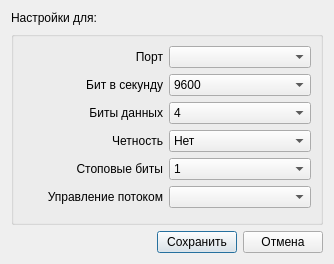
<?xml version="1.0" encoding="UTF-8"?>
<ui version="4.0">
 <class>SvSerialEditorDialog</class>
 <widget class="QDialog" name="SvSerialEditorDialog">
  <property name="geometry">
   <rect>
    <x>0</x>
    <y>0</y>
    <width>334</width>
    <height>264</height>
   </rect>
  </property>
  <property name="windowTitle">
   <string>Dialog</string>
  </property>
  <layout class="QVBoxLayout" name="verticalLayout_2">
   <item>
    <widget class="QLabel" name="lblCaption">
     <property name="text">
      <string>Настройки для: </string>
     </property>
    </widget>
   </item>
   <item>
    <widget class="QGroupBox" name="groupBox">
     <property name="title">
      <string/>
     </property>
     <layout class="QVBoxLayout" name="verticalLayout">
      <item>
       <layout class="QHBoxLayout" name="horizontalLayout_5">
        <item>
         <widget class="QLabel" name="lblDevName_7">
          <property name="sizePolicy">
           <sizepolicy hsizetype="Fixed" vsizetype="Preferred">
            <horstretch>0</horstretch>
            <verstretch>0</verstretch>
           </sizepolicy>
          </property>
          <property name="minimumSize">
           <size>
            <width>140</width>
            <height>0</height>
           </size>
          </property>
          <property name="maximumSize">
           <size>
            <width>100</width>
            <height>16777215</height>
           </size>
          </property>
          <property name="font">
           <font>
            <weight>50</weight>
            <bold>false</bold>
           </font>
          </property>
          <property name="text">
           <string>Порт</string>
          </property>
          <property name="alignment">
           <set>Qt::AlignRight|Qt::AlignTrailing|Qt::AlignVCenter</set>
          </property>
         </widget>
        </item>
        <item>
         <widget class="QComboBox" name="cbPortName"/>
        </item>
       </layout>
      </item>
      <item>
       <layout class="QHBoxLayout" name="horizontalLayout_6">
        <item>
         <widget class="QLabel" name="lblDevName_8">
          <property name="sizePolicy">
           <sizepolicy hsizetype="Fixed" vsizetype="Preferred">
            <horstretch>0</horstretch>
            <verstretch>0</verstretch>
           </sizepolicy>
          </property>
          <property name="minimumSize">
           <size>
            <width>140</width>
            <height>0</height>
           </size>
          </property>
          <property name="maximumSize">
           <size>
            <width>100</width>
            <height>16777215</height>
           </size>
          </property>
          <property name="font">
           <font>
            <weight>50</weight>
            <bold>false</bold>
           </font>
          </property>
          <property name="text">
           <string>Бит в секунду</string>
          </property>
          <property name="alignment">
           <set>Qt::AlignRight|Qt::AlignTrailing|Qt::AlignVCenter</set>
          </property>
         </widget>
        </item>
        <item>
         <widget class="QComboBox" name="cbBaudrate">
          <property name="currentIndex">
           <number>11</number>
          </property>
          <item>
           <property name="text">
            <string>75</string>
           </property>
          </item>
          <item>
           <property name="text">
            <string>110</string>
           </property>
          </item>
          <item>
           <property name="text">
            <string>134</string>
           </property>
          </item>
          <item>
           <property name="text">
            <string>150</string>
           </property>
          </item>
          <item>
           <property name="text">
            <string>300</string>
           </property>
          </item>
          <item>
           <property name="text">
            <string>600</string>
           </property>
          </item>
          <item>
           <property name="text">
            <string>1200</string>
           </property>
          </item>
          <item>
           <property name="text">
            <string>1800</string>
           </property>
          </item>
          <item>
           <property name="text">
            <string>2400</string>
           </property>
          </item>
          <item>
           <property name="text">
            <string>4800</string>
           </property>
          </item>
          <item>
           <property name="text">
            <string>7200</string>
           </property>
          </item>
          <item>
           <property name="text">
            <string>9600</string>
           </property>
          </item>
          <item>
           <property name="text">
            <string>14400</string>
           </property>
          </item>
          <item>
           <property name="text">
            <string>19200</string>
           </property>
          </item>
          <item>
           <property name="text">
            <string>38400</string>
           </property>
          </item>
          <item>
           <property name="text">
            <string>57600</string>
           </property>
          </item>
          <item>
           <property name="text">
            <string>115200</string>
           </property>
          </item>
          <item>
           <property name="text">
            <string>128000</string>
           </property>
          </item>
         </widget>
        </item>
       </layout>
      </item>
      <item>
       <layout class="QHBoxLayout" name="horizontalLayout_7">
        <item>
         <widget class="QLabel" name="lblDevName_9">
          <property name="sizePolicy">
           <sizepolicy hsizetype="Fixed" vsizetype="Preferred">
            <horstretch>0</horstretch>
            <verstretch>0</verstretch>
           </sizepolicy>
          </property>
          <property name="minimumSize">
           <size>
            <width>140</width>
            <height>0</height>
           </size>
          </property>
          <property name="maximumSize">
           <size>
            <width>100</width>
            <height>16777215</height>
           </size>
          </property>
          <property name="font">
           <font>
            <weight>50</weight>
            <bold>false</bold>
           </font>
          </property>
          <property name="text">
           <string>Биты данных</string>
          </property>
          <property name="alignment">
           <set>Qt::AlignRight|Qt::AlignTrailing|Qt::AlignVCenter</set>
          </property>
         </widget>
        </item>
        <item>
         <widget class="QComboBox" name="cbDataBits">
          <item>
           <property name="text">
            <string>4</string>
           </property>
          </item>
          <item>
           <property name="text">
            <string>5</string>
           </property>
          </item>
          <item>
           <property name="text">
            <string>6</string>
           </property>
          </item>
          <item>
           <property name="text">
            <string>7</string>
           </property>
          </item>
          <item>
           <property name="text">
            <string>8</string>
           </property>
          </item>
         </widget>
        </item>
       </layout>
      </item>
      <item>
       <layout class="QHBoxLayout" name="horizontalLayout_8">
        <item>
         <widget class="QLabel" name="lblDevName_10">
          <property name="sizePolicy">
           <sizepolicy hsizetype="Fixed" vsizetype="Preferred">
            <horstretch>0</horstretch>
            <verstretch>0</verstretch>
           </sizepolicy>
          </property>
          <property name="minimumSize">
           <size>
            <width>140</width>
            <height>0</height>
           </size>
          </property>
          <property name="maximumSize">
           <size>
            <width>100</width>
            <height>16777215</height>
           </size>
          </property>
          <property name="font">
           <font>
            <weight>50</weight>
            <bold>false</bold>
           </font>
          </property>
          <property name="text">
           <string>Четность</string>
          </property>
          <property name="alignment">
           <set>Qt::AlignRight|Qt::AlignTrailing|Qt::AlignVCenter</set>
          </property>
         </widget>
        </item>
        <item>
         <widget class="QComboBox" name="cbParity">
          <property name="currentIndex">
           <number>2</number>
          </property>
          <item>
           <property name="text">
            <string>Чет</string>
           </property>
          </item>
          <item>
           <property name="text">
            <string>Нечет</string>
           </property>
          </item>
          <item>
           <property name="text">
            <string>Нет</string>
           </property>
          </item>
          <item>
           <property name="text">
            <string>Маркер</string>
           </property>
          </item>
          <item>
           <property name="text">
            <string>Пробел</string>
           </property>
          </item>
         </widget>
        </item>
       </layout>
      </item>
      <item>
       <layout class="QHBoxLayout" name="horizontalLayout_9">
        <item>
         <widget class="QLabel" name="lblDevName_11">
          <property name="sizePolicy">
           <sizepolicy hsizetype="Fixed" vsizetype="Preferred">
            <horstretch>0</horstretch>
            <verstretch>0</verstretch>
           </sizepolicy>
          </property>
          <property name="minimumSize">
           <size>
            <width>140</width>
            <height>0</height>
           </size>
          </property>
          <property name="maximumSize">
           <size>
            <width>100</width>
            <height>16777215</height>
           </size>
          </property>
          <property name="font">
           <font>
            <weight>50</weight>
            <bold>false</bold>
           </font>
          </property>
          <property name="text">
           <string>Стоповые биты</string>
          </property>
          <property name="alignment">
           <set>Qt::AlignRight|Qt::AlignTrailing|Qt::AlignVCenter</set>
          </property>
         </widget>
        </item>
        <item>
         <widget class="QComboBox" name="cbStopBits">
          <item>
           <property name="text">
            <string>1</string>
           </property>
          </item>
          <item>
           <property name="text">
            <string>1,5</string>
           </property>
          </item>
          <item>
           <property name="text">
            <string>2</string>
           </property>
          </item>
         </widget>
        </item>
       </layout>
      </item>
      <item>
       <layout class="QHBoxLayout" name="horizontalLayout_10">
        <item>
         <widget class="QLabel" name="lblDevName_12">
          <property name="sizePolicy">
           <sizepolicy hsizetype="Fixed" vsizetype="Preferred">
            <horstretch>0</horstretch>
            <verstretch>0</verstretch>
           </sizepolicy>
          </property>
          <property name="minimumSize">
           <size>
            <width>140</width>
            <height>0</height>
           </size>
          </property>
          <property name="maximumSize">
           <size>
            <width>100</width>
            <height>16777215</height>
           </size>
          </property>
          <property name="font">
           <font>
            <weight>50</weight>
            <bold>false</bold>
           </font>
          </property>
          <property name="text">
           <string>Управление потоком</string>
          </property>
          <property name="alignment">
           <set>Qt::AlignRight|Qt::AlignTrailing|Qt::AlignVCenter</set>
          </property>
         </widget>
        </item>
        <item>
         <widget class="QComboBox" name="cbFlowControl"/>
        </item>
       </layout>
      </item>
      <item>
       <spacer name="verticalSpacer">
        <property name="orientation">
         <enum>Qt::Vertical</enum>
        </property>
        <property name="sizeHint" stdset="0">
         <size>
          <width>20</width>
          <height>40</height>
         </size>
        </property>
       </spacer>
      </item>
     </layout>
    </widget>
   </item>
   <item>
    <layout class="QHBoxLayout" name="layoutButtons">
     <item>
      <spacer name="hSpacerButtons">
       <property name="orientation">
        <enum>Qt::Horizontal</enum>
       </property>
       <property name="sizeType">
        <enum>QSizePolicy::Expanding</enum>
       </property>
       <property name="sizeHint" stdset="0">
        <size>
         <width>40</width>
         <height>20</height>
        </size>
       </property>
      </spacer>
     </item>
     <item>
      <widget class="QPushButton" name="bnSave">
       <property name="sizePolicy">
        <sizepolicy hsizetype="Fixed" vsizetype="Fixed">
         <horstretch>0</horstretch>
         <verstretch>0</verstretch>
        </sizepolicy>
       </property>
       <property name="maximumSize">
        <size>
         <width>80</width>
         <height>16777215</height>
        </size>
       </property>
       <property name="text">
        <string>Сохранить</string>
       </property>
       <property name="default">
        <bool>true</bool>
       </property>
      </widget>
     </item>
     <item>
      <widget class="QPushButton" name="bnCancel">
       <property name="sizePolicy">
        <sizepolicy hsizetype="Fixed" vsizetype="Fixed">
         <horstretch>0</horstretch>
         <verstretch>0</verstretch>
        </sizepolicy>
       </property>
       <property name="maximumSize">
        <size>
         <width>80</width>
         <height>16777215</height>
        </size>
       </property>
       <property name="text">
        <string>Отмена</string>
       </property>
      </widget>
     </item>
    </layout>
   </item>
  </layout>
 </widget>
 <resources/>
 <connections/>
</ui>
